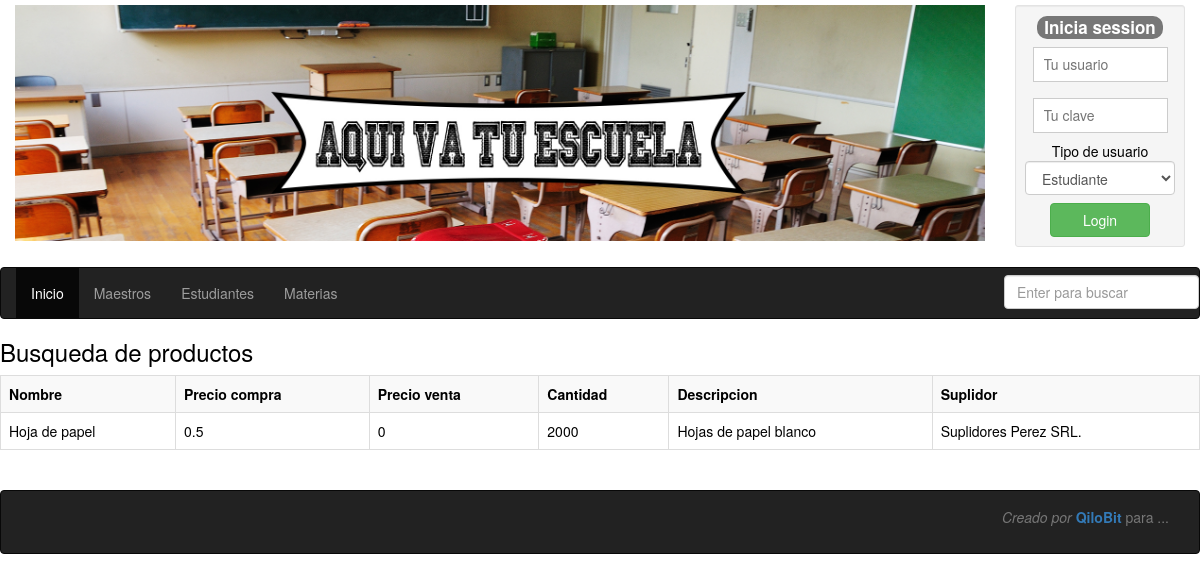
Screenshot of /busqueda.php?b=Hoja de papel with the database file from the repository.
### tables this page shows
CREATE TABLE `producto` (
  `Codigo` int(11) NOT NULL,
  `Nombre` varchar(30) NOT NULL,
  `PrecioCompra` float NOT NULL,
  `PrecioVenta` int(11) NOT NULL,
  `Cantidad` varchar(20) NOT NULL,
  `Descripcion` varchar(400) NOT NULL,
  `Suplidor` varchar(60) NOT NULL
);

### busqueda.php (the view, shortened to what this page needs)
<?php
include_once'plantilla.php';
class busqueda extends plantilla
{
	function __construct()
	{
		$this->CUERPO1($_GET["b"]);
	}
	function CUERPO1($val)
	{
		$CON = new conn();
  $C = $CON->getCon();
  $qry = sprintf("SELECT * FROM producto WHERE Nombre = '%s'",$val);
  $STM = $C->query($qry);
  if ($STM->num_rows > 0)
  {
    ?>
<h3>Busqueda de productos</h3>
<table class="table table-striped table-bordered">
<tr>
  <th>Nombre</th>
  <th>Precio compra</th>
  <th>Precio venta</th>
  <th>Cantidad</th>
  <th>Descripcion</th>
  <th>Suplidor</th>
  <?php
  while ($row = $STM->fetch_assoc())
  {
  ?>
  <tr>
  <td><?php echo $row['Nombre'];?></td>
  <td><?php echo $row['PrecioCompra'];?></td>
  <td><?php echo $row['PrecioVenta'];?></td>
  <td><?php echo $row['Cantidad'];?></td>
  <td><?php echo $row['Descripcion'];?></td>
  <td><?php echo $row['Suplidor'];?></td>
    <?php
  }
    echo "</table>";
  }
  else
  {
    echo "<h3>No se encontro nada</h3>";
  }
}
}
new busqueda();
?>

### plantilla.php (style rules this page uses)
body,td,th { color: #000; }

### rows the page displays
producto: Nombre "Hoja de papel", PrecioCompra "0.5", PrecioVenta "0", Cantidad "2000", Descripcion "Hojas de papel blanco", Suplidor "Suplidores Perez SRL."
